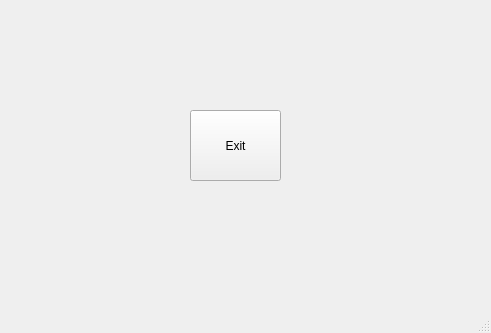
<?xml version="1.0" encoding="UTF-8"?>
<ui version="4.0">
 <class>MainWindow</class>
 <widget class="QMainWindow" name="MainWindow">
  <property name="geometry">
   <rect>
    <x>0</x>
    <y>0</y>
    <width>491</width>
    <height>333</height>
   </rect>
  </property>
  <property name="windowTitle">
   <string>MainWindow</string>
  </property>
  <widget class="QWidget" name="centralwidget">
   <widget class="QPushButton" name="btn_exit">
    <property name="geometry">
     <rect>
      <x>190</x>
      <y>110</y>
      <width>91</width>
      <height>71</height>
     </rect>
    </property>
    <property name="text">
     <string>Exit</string>
    </property>
   </widget>
  </widget>
  <widget class="QMenuBar" name="menubar">
   <property name="geometry">
    <rect>
     <x>0</x>
     <y>0</y>
     <width>491</width>
     <height>21</height>
    </rect>
   </property>
  </widget>
  <widget class="QStatusBar" name="statusbar"/>
 </widget>
 <resources/>
 <connections/>
</ui>
